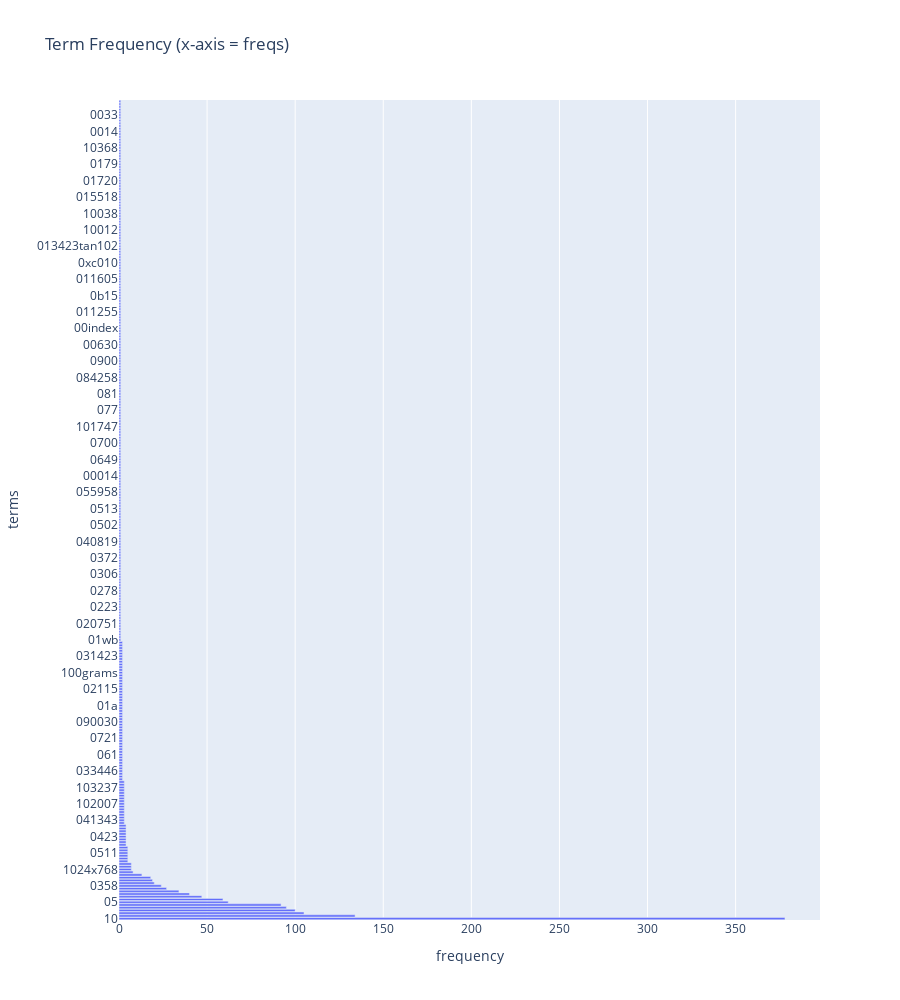

Write notebook code for a chart like this one.
### Markdown cell above
### >>> **Exercise 14 (take home):** 
Additionally, you can attempt to sort the terms on the `x-axis` by frequency instead of in alphabetical order. This way the visualization is more meaninfgul and you will be able to observe the so called [long tail](https://en.wikipedia.org/wiki/Long_tail) (get familiar with this term since it will appear a lot in data mining and other statistics courses). see picture below

![alt txt](https://upload.wikimedia.org/wikipedia/commons/thumb/8/8a/Long_tail.svg/1000px-Long_tail.svg.png)

### Code cell
# Answer here
import plotly.express as px
import pandas as pd

terms_14 = count_vect.get_feature_names_out()[:300]
freqs_14 = np.asarray(X_counts.sum(axis = 0))[0]

df_14 = pd.DataFrame({
    'terms': terms_14,
    'frequency': freqs_14[:300]
}).sort_values('frequency', ascending = False)

img_14 = px.bar(
    df_14,
    x = 'terms',
    y = 'frequency',
    title = 'Term Frequency (sorted)',
    height = 500
)

img_14.show()

### Figure 1 — Plotly figure (JSON) as saved in the notebook; plotly's stock layout.template omitted (floating-point values rounded to 4 significant figures; data arrays with more than 128 entries replaced by an {"elided": "..."} marker saying what was removed)
{"data": [{"alignmentgroup": "True", "hovertemplate": "frequency=%{x}<br>terms=%{y}<extra></extra>", "legendgroup": "", "marker": {"color": "#636efa", "pattern": {"shape": ""}}, "name": "", "offsetgroup": "", "orientation": "h", "showlegend": false, "textposition": "auto", "type": "bar", "x": {"elided": "300 int values"}, "xaxis": "x", "y": {"elided": "300 str values"}, "yaxis": "y"}], "layout": {"barmode": "relative", "height": 1000, "legend": {"tracegroupgap": 0}, "title": {"text": "Term Frequency (x-axis = freqs)"}, "xaxis": {"anchor": "y", "domain": [0, 1], "title": {"text": "frequency"}}, "yaxis": {"anchor": "x", "domain": [0, 1], "title": {"text": "terms"}}}}
